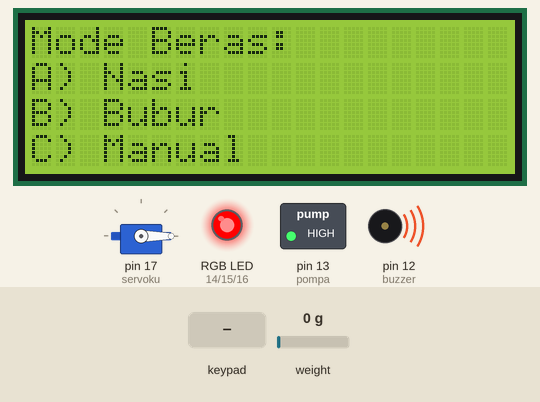
Bench run of a sketch on a simulated Arduino Uno, built with avr-gcc and run on an emulated ATmega328P. On the bench: servo, 20×4 character LCD, switched loads named in the sketch (green lamp = pin HIGH), an RGB LED mixed from three pins (HIGH = lit), buzzer (waves = sounding, pin HIGH). The inputs (shaded band) are chosen by the test bench; at power-on: weight on the scale 0 g.

Above: at 4.2 s.
4.3 s: key '1' pressed
At 5.8 s:
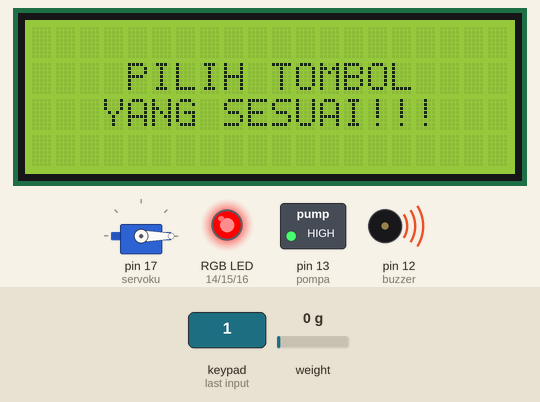
6.1 s: key 'A' pressed
At 7.71 s:
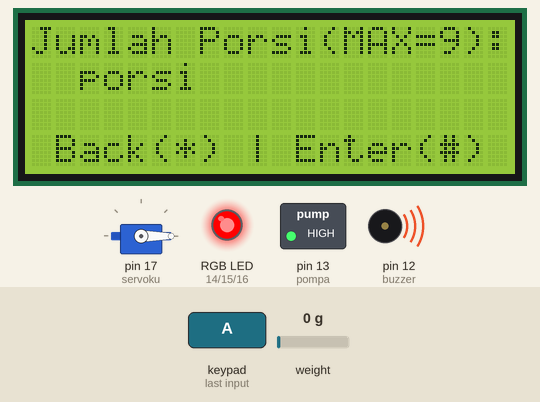
9.1 s: key 'B' pressed
At 10.0 s:
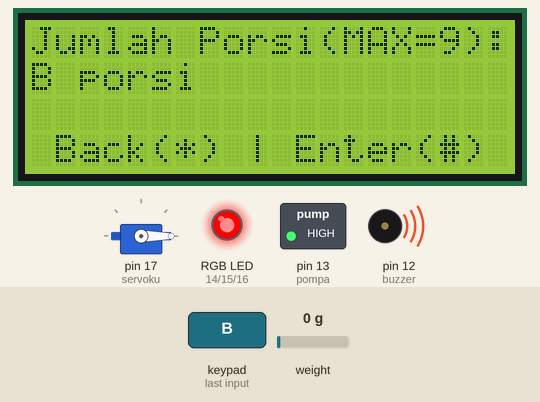
10.9 s: keypad keys 8 9 1 0 1 1 # pressed 0.494 s apart
At 15.0 s:
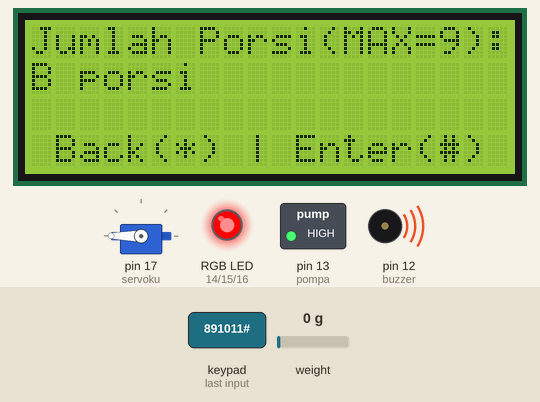
15.8 s: keypad keys 8 9 1 0 1 1 * pressed 0.494 s apart
At 19.45 s:
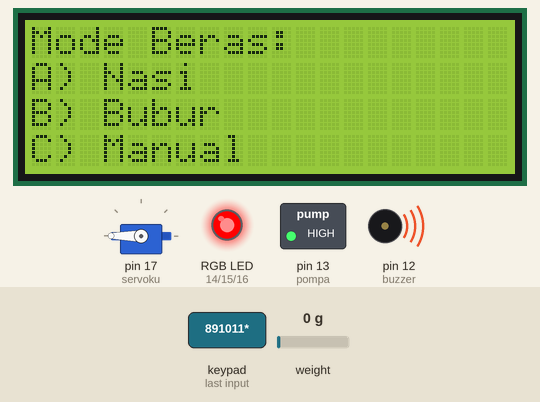
21.1 s: key 'C' pressed
At 22.05 s:
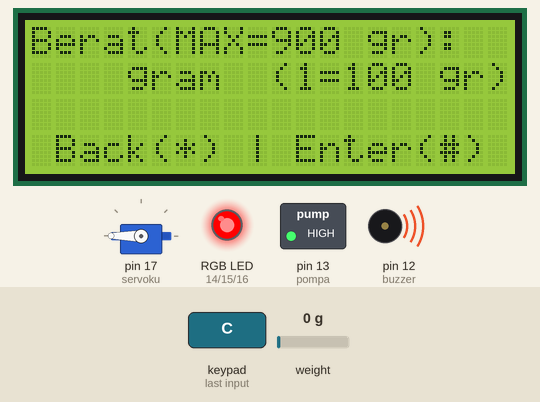
Timing chart, 0 to 24.1 s (numbered marks = the images above; inputs shaded):
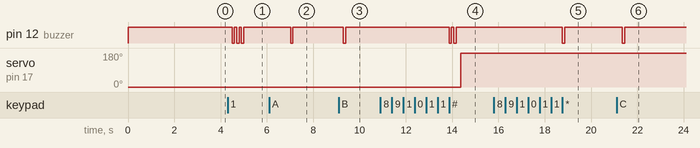

Measured:
- after the input at 4.3 s, pin 12 (buzzer): alternates HIGH for 0.10 s and LOW for 0.10 s, 6 changes in all, then stays HIGH, starting after 0.20 s
- after the input at 6.1 s, pin 12 (buzzer): HIGH → LOW after 0.92 s, → HIGH 0.10 s later; the display: first differs from a run without the input after 1.5 s (image 2)
- after the input at 9.1 s, pin 12 (buzzer): HIGH → LOW after 0.21 s, → HIGH 0.10 s later; the display: first differs from a run without the input after 0.21 s (image 3)
- after the input at 10.9 s, pin 12 (buzzer): alternates HIGH for 0.10 s and LOW for 0.10 s, 4 changes in all, then stays HIGH, starting after 3.0 s; servo on pin 17 (servoku): 0° → 180° after 3.5 s
- after the input at 15.8 s, pin 12 (buzzer): HIGH → LOW after 3.0 s, → HIGH 0.10 s later; the display: first changes after 3.5 s (image 5 shows a later state)
- after the input at 21.1 s, pin 12 (buzzer): HIGH → LOW after 0.25 s, → HIGH 0.10 s later; the display: first differs from a run without the input after 0.80 s (image 6)

The sketch:

Dispenser_Beras.ino
```cpp
#include <Servo.h>
#include <HX711.h>
#include <Keypad.h>
#include <LiquidCrystal_I2C.h>
LiquidCrystal_I2C lcd(0x27, 20, 4);


const byte ROW1 = 4;
const byte COL1 = 3;
const byte ROW2 = 4;
const byte COL2 = 4;

char key1 [ROW1][COL1]=
{
  {'1', '2', '3'},
  {'4', '5', '6'},
  {'7', '8', '9'},
  {'*', '0', '#'}
};

char key2 [ROW2][COL2]=
{
  {'1', '2', '3', 'A'},
  {'4', '5', '6', 'B'},
  {'7', '8', '9', 'C'},
  {'*', '0', '#', 'D'}
};

// NC 1 2 3 4 5 6 7 8 NC
byte rowPin1 [ROW1] = {8, 9, 10, 11}; // 4 5 6 7
byte colPin1 [COL1] = {4, 5, 6}; // 1 2 3
byte rowPin2 [ROW2] = {8, 9, 10, 11}; // 5 6 7 8
byte colPin2 [COL2] = {4, 5, 6, 7}; // 1 2 3 4

Keypad customKeypad1 = Keypad (makeKeymap (key1), rowPin1, colPin1, ROW1, COL1);
Keypad customKeypad2 = Keypad (makeKeymap (key2), rowPin2, colPin2, ROW2, COL2);


#define pinR 14
#define pinG 15
#define pinB 16
#define buzzer 12
#define pompa 13
#define DOUT 2
#define CLK 3

HX711 scale;
Servo servoku;

float faktor_kalibrasi = 34.20;
float satuan;
float total;
char mode;
char jumlah;
int menu = 1;
int nilai;

void setup()
{
  pinMode(pinR, OUTPUT);
  pinMode(pinG, OUTPUT);
  pinMode(pinB, OUTPUT);
  pinMode(pompa, OUTPUT);
  pinMode(buzzer, OUTPUT);
  servoku.attach(17);

  digitalWrite(buzzer, HIGH);
  digitalWrite(pompa, HIGH);
  RGB_color (255, 0, 0);
  servoku.write(0);

  scale.begin(DOUT, CLK);
  scale.set_scale();
  scale.tare(); //Reset the scale to 0

  long zero_factor = scale.read_average();

  lcd.init();
  lcd.backlight();

  /*
  for (int a = 1; a <= 3; a++)
  {
    lcd.display();
    lcd.setCursor (7,1);
    lcd.print ("DISBOX");
    delay (1000);
    lcd.noDisplay();
    delay(1000);
  }

  lcd.clear();

  for (int a = 1; a <= 3; a++)
  {
    lcd.display();
    lcd.setCursor (4,1);
    lcd.print ("NOW");
    lcd.setCursor (6,2);
    lcd.print ("LOADING...");
    delay (500);
    lcd.noDisplay();
    delay(500);
  }
  */
  lcd.clear();
  lcd.noBacklight();
  delay(1000);
}

void loop()
{
  lcd.backlight();
  lcd.display();

  // Set Up Menu
  if (menu == 1)
  {
    menu1();
  }
  else if (menu == 2)
  {
    menu2();
  }
  else if (menu == 3)
  {
    menu3();
  }

  lcd.clear();
}


void RGB_color (int red, int green, int blue)
{
  analogWrite (pinR, red);
  analogWrite (pinG, green);
  analogWrite (pinB, blue);
}

void menu1()
{
  lcd.setCursor(0,0);
  lcd.print("Mode Beras:");
  lcd.setCursor(0,1);
  lcd.print("A) Nasi");
  lcd.setCursor(0,2);
  lcd.print("B) Bubur");
  lcd.setCursor(0,3);
  lcd.print("C) Manual");

  mode = customKeypad2.getKey();
  if (mode != NO_KEY)
  {
    if (mode == 'A')
    {
      digitalWrite(buzzer, LOW);
      delay(100);
      digitalWrite(buzzer, HIGH);
      delay(100);
      menu = 2;
    }
    else if (mode == 'B')
    {
      digitalWrite(buzzer, LOW);
      delay(100);
      digitalWrite(buzzer, HIGH);
      delay(100);
      menu = 2;
    }
    else if (mode == 'C')
    {
      digitalWrite(buzzer, LOW);
      delay(100);
      digitalWrite(buzzer, HIGH);
      delay(100);
      menu = 3;
    }
    else
    {
      lcd.clear();
      lcd.setCursor(4,1);
      lcd.print("PILIH TOMBOL");
      lcd.setCursor(3,2);
      lcd.print("YANG SESUAI!!!");
      for (int i = 1; i <= 3; i++)
      {
        digitalWrite(buzzer, LOW);
        delay(100);
        digitalWrite(buzzer, HIGH);
        delay(100);
      }
      delay(900);
      menu = 1;
    }
  }
  delay(300);
}

void menu2()
{
  lcd.setCursor(0,0);
  lcd.print("Jumlah Porsi(MAX=9):");
  lcd.setCursor(2,1);
  lcd.print("porsi");
  lcd.setCursor(1,3);
  lcd.print("Back(*) | Enter(#)");

  jumlah = customKeypad1.getKey();
  if (jumlah == '*')
  {
    digitalWrite(buzzer, LOW);
    delay(100);
    digitalWrite(buzzer, HIGH);
    delay(100);
    menu = 1;
  }
  else if (jumlah == '0' | jumlah == '#')
  {
    menu2();
  }
  else if (jumlah)
  {
    lcd.setCursor(0,1);
    lcd.print(jumlah);
    digitalWrite(buzzer, LOW);
    delay(100);
    digitalWrite(buzzer, HIGH);
    delay(100);
    nilai = jumlah - 48;

    while (true)
    {
      jumlah = customKeypad1.getKey();
      if (jumlah == '#')
      {
        for (int i = 1; i <= 2; i++)
        {
          digitalWrite(buzzer, LOW);
          delay(100);
          digitalWrite(buzzer, HIGH);
          delay(100);
        }

        satuan = scale.get_units(), 1;
        total = nilai * 300;

        if (satuan <= (total + 20))
        {
          servoku.write(180);

        }
        else if (satuan >= (total + 20))
        {
          servoku.write(0);
          lcd.setCursor(0,1);
          lcd.print("Proses Sudah Selesai");
          delay(2000);
          lcd.clear();
          lcd.setCursor(2,1);
          lcd.print("Keluarkan Wadah");
          lcd.setCursor(3,2);
          lcd.print("Lalu Cuci Beras");
          delay(2000);
          lcd.clear();
          lcd.setCursor(0,1);
          lcd.print("Setelah Itu,");
          lcd.setCursor(1,2);
          lcd.print("Taruh Wadah Kembali");
          delay(2000);
          lcd.clear();
          lcd.setCursor(0,1);
          lcd.print("Tekan Tombol Apa Pun");
          lcd.setCursor(1,2);
          lcd.print("Untuk Melanjutkan!");

          customKeypad1.waitForKey();

          lcd.clear();
          lcd.setCursor(1,0);
          lcd.print("Wadah Akan Diisi Air");
          delay(1000);
          lcd.clear();
          digitalWrite(pompa, LOW);
          lcd.setCursor(1,1);
          lcd.print("Wadah Sedang Diisi");
          delay(3000);
          digitalWrite(pompa, HIGH);
          lcd.setCursor(0,6);
          lcd.print("Pengisian Air");
          lcd.setCursor(1,1);
          lcd.print("Sudah Selesai!");
          lcd.setCursor(3,3);
          lcd.print("Ambil Wadah!");

          break;
        }
      }
      else if (jumlah == '*')
      {
        digitalWrite(buzzer, LOW);
        delay(100);
        digitalWrite(buzzer, HIGH);
        delay(100);
        menu = 1;
        break;
      }
    }
  }
  delay(300);
}

void menu3()
{
  lcd.setCursor(0,0);
  lcd.print("Berat(MAX=900 gr):");
  lcd.setCursor(4, 1);
  lcd.print("gram");
  lcd.setCursor(10,1);
  lcd.print("(1=100 gr)");
  lcd.setCursor(1,3);
  lcd.print("Back(*) | Enter(#)");

  jumlah = customKeypad1.getKey();
  if (jumlah == '*')
  {
    digitalWrite(buzzer, LOW);
    delay(100);
    digitalWrite(buzzer, HIGH);
    delay(100);
    menu = 1;
  }
  else if (jumlah == '#')
  {
    menu3();
  }
  else if (jumlah)
  {
    lcd.setCursor(0,1);
    lcd.print(jumlah);
    lcd.setCursor(1,1);
    lcd.print("00");
    digitalWrite(buzzer, LOW);
    delay(100);
    digitalWrite(buzzer, HIGH);
    delay(100);
    nilai = (jumlah - 48) * 100;

    while(true)
    {
      jumlah = customKeypad1.getKey();
      if (jumlah == '#')
      {
        lcd.clear();
        lcd.setCursor(0,0);
        lcd.print("Enter is Pressed");
        for (int i = 1; i <= 2; i++)
        {
          digitalWrite(buzzer, LOW);
          delay(100);
          digitalWrite(buzzer, HIGH);
          delay(100);
        }
        break;
      }
      else if (jumlah == '*')
      {
        digitalWrite(buzzer, LOW);
        delay(100);
        digitalWrite(buzzer, HIGH);
        delay(100);
        menu = 1;
        break;
      }
    }
  }
  delay(300);
}
```
